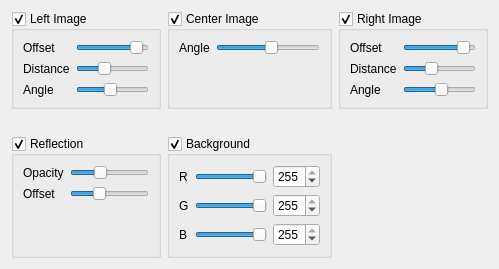
<ui version="4.0" >
 <class>ParametersForm</class>
 <widget class="QWidget" name="ParametersForm" >
  <property name="geometry" >
   <rect>
    <x>0</x>
    <y>0</y>
    <width>499</width>
    <height>267</height>
   </rect>
  </property>
  <property name="minimumSize" >
   <size>
    <width>250</width>
    <height>0</height>
   </size>
  </property>
  <property name="windowTitle" >
   <string>Parameters</string>
  </property>
  <layout class="QGridLayout" name="gridLayout" >
   <item row="0" column="0" >
    <widget class="QGroupBox" name="leftImageBox" >
     <property name="title" >
      <string>Left Image</string>
     </property>
     <property name="flat" >
      <bool>true</bool>
     </property>
     <property name="checkable" >
      <bool>true</bool>
     </property>
     <layout class="QVBoxLayout" name="verticalLayout_2" >
      <item>
       <layout class="QFormLayout" name="formLayout_2" >
        <property name="fieldGrowthPolicy" >
         <enum>QFormLayout::AllNonFixedFieldsGrow</enum>
        </property>
        <item row="0" column="0" >
         <widget class="QLabel" name="label_2" >
          <property name="text" >
           <string>Offset</string>
          </property>
         </widget>
        </item>
        <item row="0" column="1" >
         <widget class="QSlider" name="leftOffsetSlider" >
          <property name="maximum" >
           <number>300</number>
          </property>
          <property name="value" >
           <number>275</number>
          </property>
          <property name="orientation" >
           <enum>Qt::Horizontal</enum>
          </property>
         </widget>
        </item>
        <item row="1" column="0" >
         <widget class="QLabel" name="label_3" >
          <property name="text" >
           <string>Distance</string>
          </property>
         </widget>
        </item>
        <item row="1" column="1" >
         <widget class="QSlider" name="leftDistanceSlider" >
          <property name="value" >
           <number>35</number>
          </property>
          <property name="orientation" >
           <enum>Qt::Horizontal</enum>
          </property>
         </widget>
        </item>
        <item row="2" column="0" >
         <widget class="QLabel" name="label_4" >
          <property name="text" >
           <string>Angle</string>
          </property>
         </widget>
        </item>
        <item row="2" column="1" >
         <widget class="QSlider" name="leftAngleSlider" >
          <property name="minimum" >
           <number>-180</number>
          </property>
          <property name="maximum" >
           <number>180</number>
          </property>
          <property name="value" >
           <number>-10</number>
          </property>
          <property name="sliderPosition" >
           <number>-10</number>
          </property>
          <property name="orientation" >
           <enum>Qt::Horizontal</enum>
          </property>
         </widget>
        </item>
       </layout>
      </item>
     </layout>
    </widget>
   </item>
   <item row="0" column="1" >
    <widget class="QGroupBox" name="centerImageBox" >
     <property name="title" >
      <string>Center Image</string>
     </property>
     <property name="flat" >
      <bool>true</bool>
     </property>
     <property name="checkable" >
      <bool>true</bool>
     </property>
     <layout class="QVBoxLayout" name="verticalLayout" >
      <item>
       <layout class="QFormLayout" name="formLayout" >
        <item row="0" column="0" >
         <widget class="QLabel" name="label" >
          <property name="text" >
           <string>Angle</string>
          </property>
         </widget>
        </item>
        <item row="0" column="1" >
         <widget class="QSlider" name="centerAngleSlider" >
          <property name="sizePolicy" >
           <sizepolicy vsizetype="Fixed" hsizetype="Expanding" >
            <horstretch>0</horstretch>
            <verstretch>0</verstretch>
           </sizepolicy>
          </property>
          <property name="minimum" >
           <number>-180</number>
          </property>
          <property name="maximum" >
           <number>180</number>
          </property>
          <property name="value" >
           <number>15</number>
          </property>
          <property name="sliderPosition" >
           <number>15</number>
          </property>
          <property name="orientation" >
           <enum>Qt::Horizontal</enum>
          </property>
         </widget>
        </item>
       </layout>
      </item>
     </layout>
    </widget>
   </item>
   <item row="0" column="2" >
    <widget class="QGroupBox" name="rightImageBox" >
     <property name="title" >
      <string>Right Image</string>
     </property>
     <property name="flat" >
      <bool>true</bool>
     </property>
     <property name="checkable" >
      <bool>true</bool>
     </property>
     <layout class="QVBoxLayout" name="verticalLayout_3" >
      <item>
       <layout class="QFormLayout" name="formLayout_3" >
        <item row="0" column="0" >
         <widget class="QLabel" name="label_5" >
          <property name="text" >
           <string>Offset</string>
          </property>
         </widget>
        </item>
        <item row="0" column="1" >
         <widget class="QSlider" name="rightOffsetSlider" >
          <property name="maximum" >
           <number>300</number>
          </property>
          <property name="value" >
           <number>275</number>
          </property>
          <property name="sliderPosition" >
           <number>275</number>
          </property>
          <property name="orientation" >
           <enum>Qt::Horizontal</enum>
          </property>
         </widget>
        </item>
        <item row="1" column="0" >
         <widget class="QLabel" name="label_6" >
          <property name="text" >
           <string>Distance</string>
          </property>
         </widget>
        </item>
        <item row="1" column="1" >
         <widget class="QSlider" name="rightDistanceSlider" >
          <property name="value" >
           <number>35</number>
          </property>
          <property name="orientation" >
           <enum>Qt::Horizontal</enum>
          </property>
         </widget>
        </item>
        <item row="2" column="0" >
         <widget class="QLabel" name="label_7" >
          <property name="text" >
           <string>Angle</string>
          </property>
         </widget>
        </item>
        <item row="2" column="1" >
         <widget class="QSlider" name="rightAngleSlider" >
          <property name="minimum" >
           <number>-180</number>
          </property>
          <property name="maximum" >
           <number>180</number>
          </property>
          <property name="value" >
           <number>10</number>
          </property>
          <property name="sliderPosition" >
           <number>10</number>
          </property>
          <property name="orientation" >
           <enum>Qt::Horizontal</enum>
          </property>
         </widget>
        </item>
       </layout>
      </item>
     </layout>
    </widget>
   </item>
   <item row="1" column="0" >
    <widget class="QWidget" native="1" name="widget" >
     <property name="sizePolicy" >
      <sizepolicy vsizetype="Minimum" hsizetype="Fixed" >
       <horstretch>0</horstretch>
       <verstretch>0</verstretch>
      </sizepolicy>
     </property>
     <property name="minimumSize" >
      <size>
       <width>25</width>
       <height>15</height>
      </size>
     </property>
    </widget>
   </item>
   <item row="2" column="0" >
    <widget class="QGroupBox" name="reflectionBox" >
     <property name="title" >
      <string>Reflection</string>
     </property>
     <property name="flat" >
      <bool>true</bool>
     </property>
     <property name="checkable" >
      <bool>true</bool>
     </property>
     <layout class="QVBoxLayout" name="verticalLayout_4" >
      <item>
       <layout class="QFormLayout" name="formLayout_4" >
        <item row="0" column="0" >
         <widget class="QLabel" name="label_8" >
          <property name="text" >
           <string>Opacity</string>
          </property>
         </widget>
        </item>
        <item row="0" column="1" >
         <widget class="QSlider" name="reflectionOpacitySlider" >
          <property name="value" >
           <number>35</number>
          </property>
          <property name="orientation" >
           <enum>Qt::Horizontal</enum>
          </property>
         </widget>
        </item>
        <item row="1" column="0" >
         <widget class="QLabel" name="label_9" >
          <property name="text" >
           <string>Offset</string>
          </property>
         </widget>
        </item>
        <item row="1" column="1" >
         <widget class="QSlider" name="reflectionOffsetSlider" >
          <property name="minimum" >
           <number>1</number>
          </property>
          <property name="value" >
           <number>35</number>
          </property>
          <property name="orientation" >
           <enum>Qt::Horizontal</enum>
          </property>
         </widget>
        </item>
       </layout>
      </item>
     </layout>
    </widget>
   </item>
   <item row="3" column="0" >
    <spacer name="verticalSpacer_2" >
     <property name="orientation" >
      <enum>Qt::Vertical</enum>
     </property>
     <property name="sizeHint" stdset="0" >
      <size>
       <width>20</width>
       <height>18</height>
      </size>
     </property>
    </spacer>
   </item>
   <item row="2" column="1" >
    <widget class="QGroupBox" name="backgroundBox" >
     <property name="title" >
      <string>Background</string>
     </property>
     <property name="flat" >
      <bool>true</bool>
     </property>
     <property name="checkable" >
      <bool>true</bool>
     </property>
     <layout class="QGridLayout" name="gridLayout_2" >
      <item row="0" column="0" >
       <widget class="QLabel" name="label_10" >
        <property name="text" >
         <string>R</string>
        </property>
       </widget>
      </item>
      <item row="0" column="1" >
       <widget class="QSlider" name="backgroundRedSlider" >
        <property name="maximum" >
         <number>255</number>
        </property>
        <property name="value" >
         <number>255</number>
        </property>
        <property name="orientation" >
         <enum>Qt::Horizontal</enum>
        </property>
       </widget>
      </item>
      <item row="0" column="2" >
       <widget class="QSpinBox" name="redSpinBox" >
        <property name="maximum" >
         <number>255</number>
        </property>
        <property name="value" >
         <number>255</number>
        </property>
       </widget>
      </item>
      <item row="1" column="0" >
       <widget class="QLabel" name="label_11" >
        <property name="text" >
         <string>G</string>
        </property>
       </widget>
      </item>
      <item row="1" column="1" >
       <widget class="QSlider" name="backgroundGreenSlider" >
        <property name="maximum" >
         <number>255</number>
        </property>
        <property name="value" >
         <number>255</number>
        </property>
        <property name="orientation" >
         <enum>Qt::Horizontal</enum>
        </property>
       </widget>
      </item>
      <item row="1" column="2" >
       <widget class="QSpinBox" name="greenSpinBox" >
        <property name="maximum" >
         <number>255</number>
        </property>
        <property name="value" >
         <number>255</number>
        </property>
       </widget>
      </item>
      <item row="2" column="0" >
       <widget class="QLabel" name="label_12" >
        <property name="text" >
         <string>B</string>
        </property>
       </widget>
      </item>
      <item row="2" column="1" >
       <widget class="QSlider" name="backgroundBlueSlider" >
        <property name="maximum" >
         <number>255</number>
        </property>
        <property name="value" >
         <number>255</number>
        </property>
        <property name="orientation" >
         <enum>Qt::Horizontal</enum>
        </property>
       </widget>
      </item>
      <item row="2" column="2" >
       <widget class="QSpinBox" name="blueSpinBox" >
        <property name="maximum" >
         <number>255</number>
        </property>
        <property name="value" >
         <number>255</number>
        </property>
       </widget>
      </item>
     </layout>
    </widget>
   </item>
  </layout>
 </widget>
 <resources/>
 <connections>
  <connection>
   <sender>backgroundRedSlider</sender>
   <signal>sliderMoved(int)</signal>
   <receiver>redSpinBox</receiver>
   <slot>setValue(int)</slot>
   <hints>
    <hint type="sourcelabel" >
     <x>471</x>
     <y>241</y>
    </hint>
    <hint type="destinationlabel" >
     <x>531</x>
     <y>242</y>
    </hint>
   </hints>
  </connection>
  <connection>
   <sender>redSpinBox</sender>
   <signal>valueChanged(int)</signal>
   <receiver>backgroundRedSlider</receiver>
   <slot>setValue(int)</slot>
   <hints>
    <hint type="sourcelabel" >
     <x>541</x>
     <y>252</y>
    </hint>
    <hint type="destinationlabel" >
     <x>409</x>
     <y>241</y>
    </hint>
   </hints>
  </connection>
  <connection>
   <sender>backgroundGreenSlider</sender>
   <signal>sliderMoved(int)</signal>
   <receiver>greenSpinBox</receiver>
   <slot>setValue(int)</slot>
   <hints>
    <hint type="sourcelabel" >
     <x>466</x>
     <y>273</y>
    </hint>
    <hint type="destinationlabel" >
     <x>549</x>
     <y>273</y>
    </hint>
   </hints>
  </connection>
  <connection>
   <sender>greenSpinBox</sender>
   <signal>valueChanged(int)</signal>
   <receiver>backgroundGreenSlider</receiver>
   <slot>setValue(int)</slot>
   <hints>
    <hint type="sourcelabel" >
     <x>535</x>
     <y>276</y>
    </hint>
    <hint type="destinationlabel" >
     <x>460</x>
     <y>276</y>
    </hint>
   </hints>
  </connection>
  <connection>
   <sender>backgroundBlueSlider</sender>
   <signal>sliderMoved(int)</signal>
   <receiver>blueSpinBox</receiver>
   <slot>setValue(int)</slot>
   <hints>
    <hint type="sourcelabel" >
     <x>467</x>
     <y>309</y>
    </hint>
    <hint type="destinationlabel" >
     <x>536</x>
     <y>309</y>
    </hint>
   </hints>
  </connection>
  <connection>
   <sender>blueSpinBox</sender>
   <signal>valueChanged(int)</signal>
   <receiver>backgroundBlueSlider</receiver>
   <slot>setValue(int)</slot>
   <hints>
    <hint type="sourcelabel" >
     <x>543</x>
     <y>316</y>
    </hint>
    <hint type="destinationlabel" >
     <x>474</x>
     <y>316</y>
    </hint>
   </hints>
  </connection>
 </connections>
</ui>
